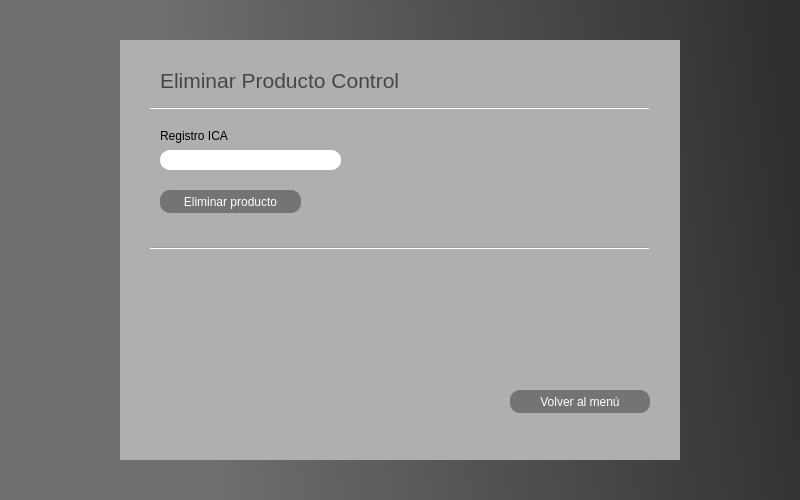
<?xml version="1.0" encoding="UTF-8"?>
<ui version="4.0">
 <class>MainWindow</class>
 <widget class="QMainWindow" name="MainWindow">
  <property name="geometry">
   <rect>
    <x>0</x>
    <y>0</y>
    <width>800</width>
    <height>500</height>
   </rect>
  </property>
  <property name="minimumSize">
   <size>
    <width>800</width>
    <height>500</height>
   </size>
  </property>
  <property name="maximumSize">
   <size>
    <width>800</width>
    <height>500</height>
   </size>
  </property>
  <property name="windowTitle">
   <string>MainWindow</string>
  </property>
  <property name="styleSheet">
   <string notr="true">QWidget#centralwidget{background-color: qlineargradient(spread:pad, x1:0, y1:0.625, x2:1, y2:0.551, stop:0.232955 rgba(111, 111, 111, 255), stop:1 rgba(74, 74, 74, 255));
background-color: qlineargradient(spread:pad, x1:0, y1:0.625, x2:1, y2:0.551, stop:0.232955 rgba(111, 111, 111, 255), stop:1 rgba(48, 48, 48, 255));}</string>
  </property>
  <widget class="QWidget" name="centralwidget">
   <widget class="QGroupBox" name="groupBox_2">
    <property name="geometry">
     <rect>
      <x>120</x>
      <y>40</y>
      <width>560</width>
      <height>420</height>
     </rect>
    </property>
    <property name="cursor">
     <cursorShape>ArrowCursor</cursorShape>
    </property>
    <property name="styleSheet">
     <string notr="true">QWidget#groupBox_2{background-color: qlineargradient(spread:pad, x1:0, y1:0.625, x2:1, y2:0.551, stop:0 rgba(175, 175, 175, 255));
font: 12pt &quot;MS Shell Dlg 2&quot;;
border: none;}

</string>
    </property>
    <property name="title">
     <string/>
    </property>
    <widget class="QLabel" name="label">
     <property name="geometry">
      <rect>
       <x>40</x>
       <y>20</y>
       <width>251</width>
       <height>41</height>
      </rect>
     </property>
     <property name="font">
      <font>
       <pointsize>16</pointsize>
      </font>
     </property>
     <property name="styleSheet">
      <string notr="true">color: rgb(70, 70, 70);</string>
     </property>
     <property name="text">
      <string>Eliminar Producto Control</string>
     </property>
    </widget>
    <widget class="QLineEdit" name="registroICAInput">
     <property name="geometry">
      <rect>
       <x>40</x>
       <y>110</y>
       <width>181</width>
       <height>20</height>
      </rect>
     </property>
     <property name="styleSheet">
      <string notr="true">border-radius:10px;
</string>
     </property>
     <property name="text">
      <string/>
     </property>
    </widget>
    <widget class="QLabel" name="label_7">
     <property name="geometry">
      <rect>
       <x>40</x>
       <y>80</y>
       <width>161</width>
       <height>31</height>
      </rect>
     </property>
     <property name="styleSheet">
      <string notr="true">font: 12pt &quot;MS Shell Dlg 2&quot;;</string>
     </property>
     <property name="text">
      <string>Registro ICA</string>
     </property>
    </widget>
    <widget class="QPushButton" name="eliminarProductoBoton">
     <property name="geometry">
      <rect>
       <x>40</x>
       <y>150</y>
       <width>141</width>
       <height>23</height>
      </rect>
     </property>
     <property name="cursor">
      <cursorShape>PointingHandCursor</cursorShape>
     </property>
     <property name="styleSheet">
      <string notr="true">QWidget#eliminarProductoBoton{border-radius:10px;
color: rgb(255, 255, 255);
background-color: qlineargradient(spread:pad, x1:0, y1:0.625, x2:1, y2:0.551, stop:0 rgba(116, 116, 116, 255));
border: 1px;
border-color: qlineargradient(spread:pad, x1:0, y1:0, x2:1, y2:1, stop:1 rgba(220, 220, 220, 255));}
QWidget#eliminarProductoBoton:hover{
	background-color: qlineargradient(spread:pad, x1:0, y1:0, x2:1, y2:1, stop:0 rgba(240, 240, 240, 255));
	color: rgb(68, 68, 68);
	border-color: rgb(68, 68, 68);
	shadow: large;
}</string>
     </property>
     <property name="text">
      <string>Eliminar producto</string>
     </property>
    </widget>
    <widget class="Line" name="line">
     <property name="geometry">
      <rect>
       <x>30</x>
       <y>60</y>
       <width>500</width>
       <height>16</height>
      </rect>
     </property>
     <property name="autoFillBackground">
      <bool>false</bool>
     </property>
     <property name="orientation">
      <enum>Qt::Horizontal</enum>
     </property>
    </widget>
    <widget class="Line" name="line_2">
     <property name="geometry">
      <rect>
       <x>30</x>
       <y>200</y>
       <width>500</width>
       <height>16</height>
      </rect>
     </property>
     <property name="autoFillBackground">
      <bool>false</bool>
     </property>
     <property name="orientation">
      <enum>Qt::Horizontal</enum>
     </property>
    </widget>
    <widget class="QPushButton" name="volverMenuBoton">
     <property name="geometry">
      <rect>
       <x>390</x>
       <y>350</y>
       <width>140</width>
       <height>23</height>
      </rect>
     </property>
     <property name="cursor">
      <cursorShape>PointingHandCursor</cursorShape>
     </property>
     <property name="styleSheet">
      <string notr="true">QWidget#volverMenuBoton{border-radius:10px;
color: rgb(255, 255, 255);
background-color: qlineargradient(spread:pad, x1:0, y1:0.625, x2:1, y2:0.551, stop:0 rgba(116, 116, 116, 255));
border: 1px;
border-color: qlineargradient(spread:pad, x1:0, y1:0, x2:1, y2:1, stop:1 rgba(220, 220, 220, 255));}
QWidget#volverMenuBoton:hover{
	background-color: qlineargradient(spread:pad, x1:0, y1:0, x2:1, y2:1, stop:0 rgba(240, 240, 240, 255));
	color: rgb(68, 68, 68);
	border-color: rgb(68, 68, 68);
	shadow: large;
}</string>
     </property>
     <property name="text">
      <string>Volver al menú</string>
     </property>
    </widget>
    <widget class="QLabel" name="mensajeRetorno">
     <property name="geometry">
      <rect>
       <x>60</x>
       <y>230</y>
       <width>271</width>
       <height>16</height>
      </rect>
     </property>
     <property name="text">
      <string/>
     </property>
    </widget>
   </widget>
  </widget>
 </widget>
 <resources/>
 <connections/>
</ui>
